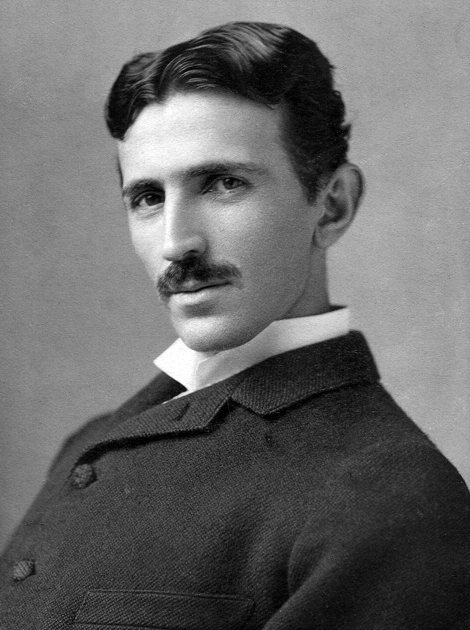
#> input picture tesla/src/tesla.jpg, 940 x 1260 px (shown at 1/2 size)
$ python matrix_tesla.py
#> lines starting #> are read from the running program, lines starting #| are printed output that depends on the picture; after the words box and inside, x2 and y2 are one past the last pixel; in counts of white or black regions, pixels touching at a corner belong together
### tesla/formas.py
"""Mapas de densidad: retrato de Tesla y bombilla. Lienzo de diseño 1080x1920."""
import numpy as np
from PIL import Image, ImageDraw, ImageFilter
W, H = 1080, 1920

def tesla(scale=0.5):
    im = Image.open("src/tesla.jpg").convert("L")                # 940x1260
    poly = [(215,230),(240,110),(330,60),(460,40),(580,60),(670,130),(700,240),(725,340),(715,450),(670,510),
            (650,600),(700,640),(760,700),(860,820),(940,920),(940,1260),(0,1260),(0,1130),(90,960),(200,840),
            (310,760),(330,700),(340,640),(310,580),(270,470),(240,390),(225,320)]
    mk = Image.new("L", im.size); ImageDraw.Draw(mk).polygon(poly, fill=255); mk = mk.filter(ImageFilter.GaussianBlur(9))
    # ubicar en el lienzo: cara grande, centrada en el tercio superior
    s = 1240/940; nw, nh = int(940*s), int(1260*s); ox, oy = (W-nw)//2, 180
    def place(img):
        A = np.asarray(img.resize((nw, nh), Image.LANCZOS), float)/255; out = np.zeros((H, W))
        x0, x1 = max(ox, 0), min(ox+nw, W); y0, y1 = max(oy, 0), min(oy+nh, H)
        out[y0:y1, x0:x1] = A[y0-oy:y1-oy, x0-ox:x1-ox]; return out
    I = place(im); M = place(mk)
    gy, gx = np.gradient(np.asarray(Image.fromarray((I*255).astype(np.uint8)).filter(ImageFilter.GaussianBlur(2.2)), float)/255)
    edge = np.clip(np.hypot(gx, gy)*9, 0, 1)
    d = np.clip((I - 0.12)/0.85, 0, 1)**1.9 + 0.22*edge
    yy = np.arange(H)[:, None]
    d *= M*(1 - 0.85*np.clip((yy - 1150)/420, 0, 1))
    small = Image.fromarray((np.clip(d, 0, 1)*255).astype(np.uint8)).resize((int(W*scale), int(H*scale)), Image.BILINEAR)
    return np.asarray(small, float)/255

def bombilla(scale=0.5):
    """Bombilla: vidrio (contorno), filamento en espiral, soportes y rosca. Devuelve densidad y máscara de filamento."""
    S = 4; w, h = W*S//4, H*S//4                                       # se dibuja a 1/1 y luego se reduce
    im = Image.new("L", (W, H)); fm = Image.new("L", (W, H)); d = ImageDraw.Draw(im); df = ImageDraw.Draw(fm)
    cx, cy, R = 540, 820, 300
    # vidrio: círculo + cuello que se estrecha
    t = np.linspace(-np.pi*0.80, np.pi*0.80, 400)
    glass = [(cx + R*np.sin(a), cy - R*np.cos(a)) for a in t]
    nb = [(cx + R*np.sin(np.pi*0.80), cy - R*np.cos(np.pi*0.80))]
    for k in np.linspace(0, 1, 60):
        y = cy - R*np.cos(np.pi*0.80) + k*190; x = cx + (R*np.sin(np.pi*0.80))*(1-k) + 125*k + 18*np.sin(k*np.pi)
        nb.append((x, y))
    left = [(2*cx - x, y) for x, y in nb[::-1]]
    outline = left + glass[::-1] + nb[1:]
    outline = [(2*cx - x, y) for x, y in outline]
    d.line(outline, fill=255, width=7)
    d.line([(x+(cx-x)*0.03, y+(cy-y)*0.03) for x, y in outline], fill=90, width=4)   # doble borde (grosor del vidrio)
    # reflejo
    for a in np.linspace(-2.3, -1.5, 40):
        d.ellipse((cx+R*0.78*np.cos(a)-5, cy+R*0.78*np.sin(a)-5, cx+R*0.78*np.cos(a)+5, cy+R*0.78*np.sin(a)+5), fill=200)
    # soportes del filamento
    yb = cy + R*0.55 + 120
    for sx in (-38, 38):
        d.line([(cx+sx*0.4, yb), (cx+sx*1.6, cy+10)], fill=170, width=4)
    d.line([(cx, yb), (cx, cy+70)], fill=150, width=5)
    # filamento: espiral
    fx = np.linspace(-60, 60, 900); fy = cy + 10 - 14*np.cos(fx/60*np.pi/2*0)
    pts = [(cx + x + 9*np.cos(x*0.55), fy[i] + 11*np.sin(x*0.55) - 18*(1-(x/60)**2)) for i, x in enumerate(fx)]
    d.line(pts, fill=255, width=5); df.line(pts, fill=255, width=7)
    # rosca
    y0 = cy - R*np.cos(np.pi*0.80) + 190
    for k in range(6):
        yk = y0 + 8 + k*28; wk = 128 - k*3
        d.line([(cx-wk, yk), (cx+wk, yk+14)], fill=230, width=8)
        d.line([(cx-wk, yk+14), (cx+wk, yk+14)], fill=110, width=3)
    d.rectangle((cx-118, y0, cx+118, y0+175), outline=160, width=4)
    d.ellipse((cx-42, y0+175, cx+42, y0+215), fill=200)
    im = im.filter(ImageFilter.GaussianBlur(2.5)); fm = fm.filter(ImageFilter.GaussianBlur(3))
    # relleno muy tenue del interior del vidrio (para que se lea el volumen)
    inn = Image.new("L", (W, H)); ImageDraw.Draw(inn).ellipse((cx-R+20, cy-R+20, cx+R-20, cy+R-20), fill=28)
    inn = inn.filter(ImageFilter.GaussianBlur(40))
    a = np.maximum(np.asarray(im, float), np.asarray(inn, float))/255
    sz = (int(W*scale), int(H*scale))
    return (np.asarray(Image.fromarray((a*255).astype(np.uint8)).resize(sz, Image.BILINEAR), float)/255,
            np.asarray(fm.resize(sz, Image.BILINEAR), float)/255, (cx, cy, R))

### tesla/stipple.py
"""Stippling de Voronoi ponderado (Secord 2002): reparte N puntos según una imagen de densidad."""
import numpy as np
from scipy.spatial import cKDTree

def sample(dens, n, rng):
    p = dens.ravel()/dens.sum(); idx = rng.choice(dens.size, n, p=p)
    y, x = np.divmod(idx, dens.shape[1]); return np.c_[x + rng.uniform(size=n), y + rng.uniform(size=n)]

def voronoi(dens, n, iters=30, seed=0):
    rng = np.random.default_rng(seed); h, w = dens.shape
    pts = sample(dens, n, rng)
    yy, xx = np.mgrid[0:h, 0:w]; m = dens.ravel() > 1e-4
    px = np.c_[xx.ravel()[m]+0.5, yy.ravel()[m]+0.5]; wt = dens.ravel()[m]
    for _ in range(iters):
        _, lab = cKDTree(pts).query(px, workers=-1)
        sw = np.bincount(lab, wt, n); sx = np.bincount(lab, wt*px[:, 0], n); sy = np.bincount(lab, wt*px[:, 1], n)
        ok = sw > 0; pts[ok] = np.c_[sx[ok]/sw[ok], sy[ok]/sw[ok]]
        pts[~ok] = sample(dens, (~ok).sum(), rng)                 # reubicar puntos sin celda
    return pts, sw

def hilbert_order(pts, order=10):
    """Índice de la curva de Hilbert: puntos cercanos en la curva = cercanos en el plano."""
    mn, mx = pts.min(0), pts.max(0); n = 2**order
    q = ((pts - mn)/(mx - mn).max()*(n-1)).astype(np.int64); x, y = q[:, 0].copy(), q[:, 1].copy(); d = np.zeros(len(pts), np.int64)
    s = n//2
    while s > 0:
        rx = (x & s) > 0; ry = (y & s) > 0
        d += s*s*((3*rx) ^ ry)
        sw = ~ry; fl = sw & rx
        x[fl] = s-1-x[fl]; y[fl] = s-1-y[fl]
        x[sw], y[sw] = y[sw].copy(), x[sw].copy()
        s //= 2
    return np.argsort(d)

### tesla/tesla.py
"""Puntillismo B/N: rostro de Tesla -> bombilla que se enciende sin cables. 1080x1920."""
import os, sys, subprocess, numpy as np
import formas, stipple

W, H, FPS, DUR = 1080, 1920, 24, 23
N = 40000
rng = np.random.default_rng(3)
ss = lambda a, b, x: (lambda t: t*t*(3-2*t))(np.clip((x-a)/(b-a), 0, 1))

# ---------- puntos (con caché) ----------
if os.path.exists("cache.npz"):
    c = np.load("cache.npz"); PT, PB, FW = c["pt"], c["pb"], c["fw"]
else:
    dt = formas.tesla(scale=0.75); PT, _ = stipple.voronoi(dt, N, 30, 1); PT /= 0.75
#> in tesla, im is the input picture: PIL image 940x1260 L; min 0, max 255, mean 104.4
#> in tesla, `mk = Image.new('L', im.size)`: mk: PIL image 940x1260 L; every value is 0
#> in tesla, `ImageDraw.Draw(mk).polygon(poly, fill=255)`:
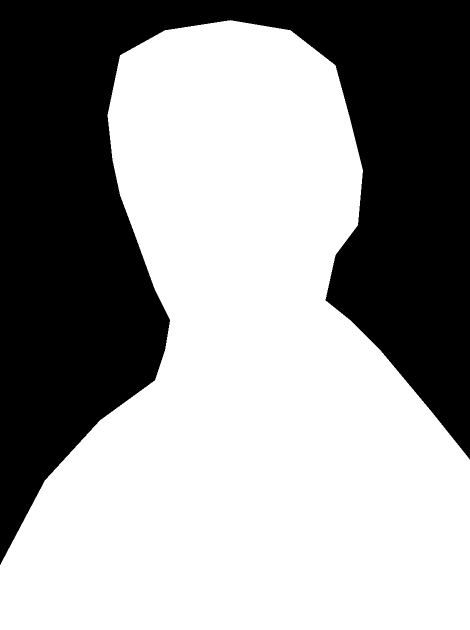
#> mk: PIL image 940x1260 L (shown at 1/2 size); 60.5% white; 1 black region, box (x1, y1, x2, y2) and area: (0, 0, 940, 1130) 467645
#> in tesla, `small = Image.fromarray((np.clip(d, 0, 1)*255).astype(np.uint8)).resiz..`:
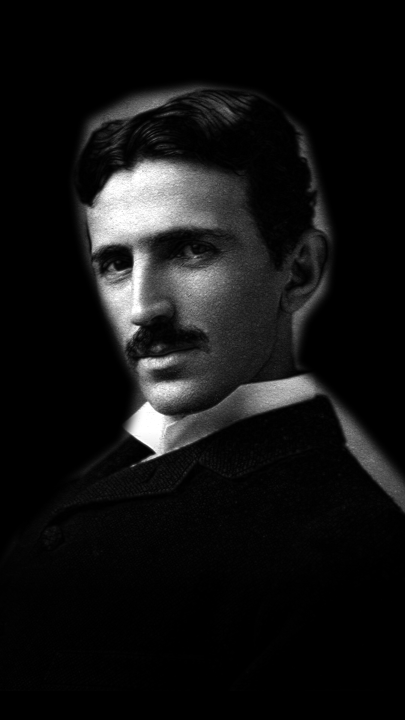
#> small: PIL image 810x1440 L (shown at 1/2 size); min 0, max 255, mean 18.4
#> after `PT, _ = stipple.voronoi(dt, N, 30, 1)`: PT = 40000 pairs, first value 5.27 to 809.2, second value 161.1 to 1379.3
#> after `PT /= 0.75`: PT = 40000 pairs, first value 7.03 to 1078.9, second value 214.8 to 1839.1
    db, fm, _ = formas.bombilla(scale=0.75); PB, _ = stipple.voronoi(db, N, 30, 2)
#> in bombilla, `im = Image.new('L', (W, H))`: im: PIL image 1080x1920 L; every value is 0
#> in bombilla, `fx = np.linspace(-60, 60, 900)`: fx = 900 values from -60 to 60
#> in bombilla, `fy = cy + 10 - 14 * np.cos(fx / 60 * np.pi / 2 * 0)`: fy = 900 values from 816 to 816
#> in bombilla, `pts = [(cx + x + 9*np.cos(x*0.55), fy[i] + 11*np.sin(x*0.55) - 18*(1-(..`: pts = 900 pairs, first value 479.4 to 606.3, second value 787 to 827
#> in bombilla, `y0 = cy - R*np.cos(np.pi*0.80) + 190`: y0 = 1252.7
#> the loop in bombilla, `for k in range(6):` made 6 passes
#> yk on passes 1 to 6: 1260.7, 1288.7, 1316.7, 1344.7, 1372.7, 1400.7
#> in bombilla, `ImageDraw.Draw(inn).ellipse((cx - R + 20, cy - R + 20, cx + R - 20, cy`: inn: PIL image 1080x1920 L; values 0 (black) and 28 (white), 11.9% white; 1 white region, box (x1, y1, x2, y2) and area: (260, 540, 821, 1101) 247089
#> in bombilla, `a = np.maximum(np.asarray(im, float), np.asarray(inn, float))/255`:
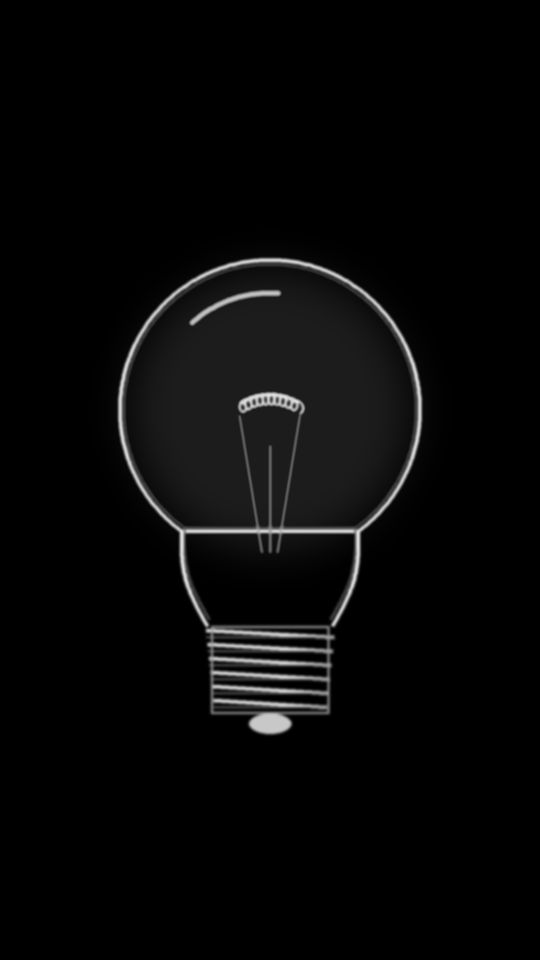
#> a: shape (1920, 1080) float64 (shown at 1/2 size); min 0, max 0.89, mean 0.0298
#> call 2 of voronoi, with n = 40000, iters = 30, seed = 2
#> in voronoi (call 2), `pts = sample(dens, n, rng)`: pts = 40000 pairs, first value 134.5 to 675.4, second value 352.3 to 1103.7
#> in voronoi (call 2), `yy, xx = np.mgrid[0:h, 0:w]`:
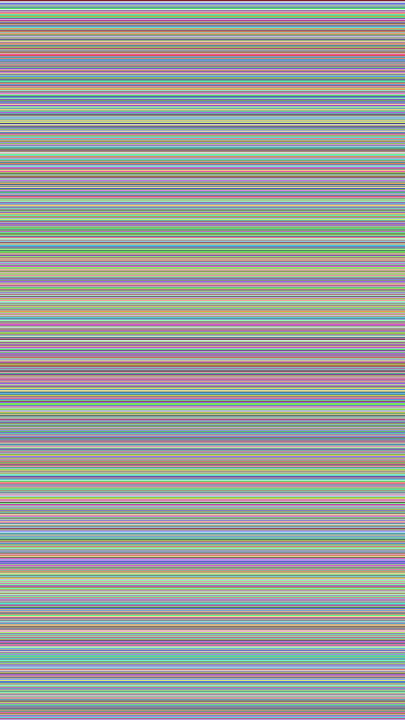
#> yy: shape (1440, 810) int64 (shown at 1/2 size); 1440 distinct labels, from 0 to 1439; one colour per label, 0 black
#> in voronoi (call 2), `yy, xx = np.mgrid[0:h, 0:w]`:
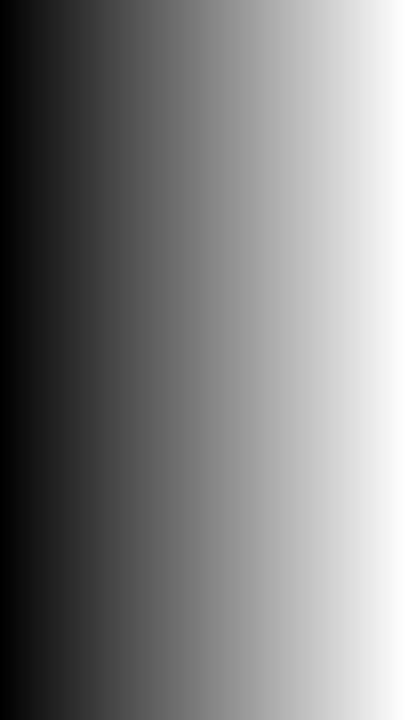
#> xx: shape (1440, 810) int64 (shown at 1/2 size); min 0, max 809, mean 404.5; drawn with min black and max white
#> in voronoi (call 2), `px = np.c_[xx.ravel()[m] + 0.5, yy.ravel()[m] + 0.5]`: px = 258724 pairs, first value 134.5 to 676.5, second value 346.5 to 1105.5
#> the loop in voronoi (call 2), `for _ in range(iters):` made 30 passes
#> (idx in sample, y in sample, x in sample) on passes 5 to 6: ([810495, 567576, 773148, 645870, 645177], [1000, 700, 954, 797, 796], [495, 576, 408, 300, 417]), ([374406, 592628], [462, 731], [186, 518])
#> (y in sample, x in sample) on pass 4: ([798, 705, 1014, 712, 608, 1069, 525, 992, 500, 830], [391, 522, 393, 516, 178, 475, 329, 366, 400, 274])
#> after the loop in voronoi (call 2), `for _ in range(iters):`: pts = 40000 pairs, first value 138.1 to 672.5, second value 350.2 to 1103.9
#> after `PB, _ = stipple.voronoi(db, N, 30, 2)`: PB has the same summary as pts in voronoi
    FW = fm[np.clip(PB[:, 1].astype(int), 0, fm.shape[0]-1), np.clip(PB[:, 0].astype(int), 0, fm.shape[1]-1)]; PB /= 0.75
#> after `PB /= 0.75`: PB = 40000 pairs, first value 184.1 to 896.6, second value 466.9 to 1471.9
    np.savez("cache.npz", pt=PT, pb=PB, fw=FW)
BCX, BCY, BR = 540, 820, 300
# emparejar por curva de Hilbert: vecinos en la cara -> vecinos en la bombilla
oa = stipple.hilbert_order(PT); ob = stipple.hilbert_order(PB)
#> in hilbert_order, `mn, mx = (pts.min(0), pts.max(0))`: mn = [7.03, 214.8]; mx = [1078.9, 1839.1]
#> in hilbert_order, `q = ((pts - mn) / (mx - mn).max() * (n - 1)).astype(np.int64)`: q = 40000 pairs, first value 0 to 675, second value 0 to 1023
#> after the loop in hilbert_order, `while s > 0:`: s = 0
A = PT[oa]; B = PB[ob]; FW = FW[ob]
#> after `A = PT[oa]`: A has the same summary as PT
#> after `B = PB[ob]`: B has the same summary as PB
rank = np.arange(N)/N
START = np.c_[rng.uniform(-100, W+100, N), rng.uniform(-150, H+150, N)]
#> START = 40000 pairs, first value -99.95 to 1180, second value -150 to 2069.9
d_in = rng.uniform(0, 1, N)**1.3*2.2                 # demora de llegada
d_tr = rank*1.4 + rng.uniform(0, 0.25, N)            # onda de transformación por la curva
perp = np.c_[-(B-A)[:, 1], (B-A)[:, 0]]
#> perp = 40000 pairs, first value -817.6 to 1157.1, second value -586.9 to 503.8
OFF = perp*rng.uniform(-0.35, 0.35, N)[:, None] + rng.normal(0, 45, (N, 2))
#> OFF = 40000 pairs, first value -352.5 to 408.4, second value -277.5 to 237.9
big = rng.uniform(size=N) < 0.22
tw = rng.uniform(0, 6.28, N)
# halo y rayos de luz
NHL = 9000; ha = rng.uniform(0, 2*np.pi, NHL); hr = 20 + rng.exponential(170, NHL)
#> after `ha = rng.uniform(0, 2 * np.pi, NHL)`: ha = 9000 values, max 6.28 at index 1286, min 0.00152 at index 7419, mean 3.13
HX = BCX + hr*np.cos(ha); HY = BCY + 10 + hr*np.sin(ha)*0.95; HB = np.exp(-hr/240)
#> after `HX = BCX + hr * np.cos(ha)`: HX = 9000 values, max 1993.6 at index 8518, min -1071.2 at index 1379, mean 539.6
#> after `HY = BCY + 10 + hr * np.sin(ha) * 0.95`: HY = 9000 values, max 2052.8 at index 3871, min -182.7 at index 6436, mean 830.1
#> after `HB = np.exp(-hr / 240)`: HB = 9000 values, max 0.92 at index 8409, min 0.00121 at index 1379, mean 0.54
T_FACE, T_MORPH, T_ARCS, T_ON = 4.5, 9.0, 13.2, 15.0

# [5 lines left out: function splat, not called in this run]
def blur(b):
    o = b.copy(); o[:, 1:-1] = (b[:, :-2] + 2*b[:, 1:-1] + b[:, 2:])/4
    p = o.copy(); p[1:-1] = (o[:-2] + 2*o[1:-1] + o[2:])/4; return p
# [4 lines left out: function glow, not called in this run]
def _blur_small(b):
    o = b.copy(); o[:, 1:-1] = (b[:, :-2] + 2*b[:, 1:-1] + b[:, 2:])/4
    p = o.copy(); p[1:-1] = (o[:-2] + 2*o[1:-1] + o[2:])/4; return p

# [71 lines left out: functions light, bolt, arcs, frame, not called in this run]

def fb(f): return frame(f/FPS).tobytes()
# [8 lines that do not run on import are left out]

### tesla/matrix_tesla.py
"""Tesla -> bombilla en estilo Matrix: la escena de puntos (tesla.py) convertida a 0 y 1 verdes, con lluvia digital."""
import os, sys, subprocess, numpy as np
from PIL import Image, ImageDraw, ImageFont
import tesla as S

CW, CH = 8, 12                                         # celda de cada carácter
COLS, ROWS = S.W // CW, S.H // CH
FONT = os.path.join(os.path.dirname(os.path.abspath(__file__)), "..", "video", "letras", "JetBrainsMono-Bold.ttf")
def glyph(ch):
    im = Image.new("L", (CW, CH)); f = ImageFont.truetype(FONT, 11)
    ImageDraw.Draw(im).text((CW/2, CH/2), ch, font=f, fill=255, anchor="mm"); return np.asarray(im, float)/255
GL = np.stack([glyph("0"), glyph("1")])
rng = np.random.default_rng(5)
c_ph = rng.uniform(0, 100, (ROWS, COLS)); c_rate = rng.uniform(0.5, 2.0, (ROWS, COLS))
#> after `c_ph = rng.uniform(0, 100, (ROWS, COLS))`:
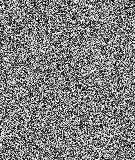
#> c_ph: shape (160, 135) float64; min 0.000136, max 100, mean 49.9; drawn with min black and max white
#> after `c_rate = rng.uniform(0.5, 2.0, (ROWS, COLS))`:
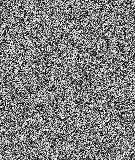
#> c_rate: shape (160, 135) float64; min 0.5, max 2, mean 1.25; drawn with min black and max white
r_on = rng.uniform(size=COLS) < 0.6
r_v = rng.uniform(6, 20, COLS); r_len = rng.uniform(10, 32, COLS); r_ph = rng.uniform(0, 400, COLS)
#> after `r_v = rng.uniform(6, 20, COLS)`: r_v = 135 values, max 19.97 at index 0, min 6.01 at index 25, mean 13.12
#> after `r_len = rng.uniform(10, 32, COLS)`: r_len = 135 values, max 31.84 at index 31, min 10.14 at index 67, mean 21.03
#> after `r_ph = rng.uniform(0, 400, COLS)`: r_ph = 135 values, max 399.6 at index 113, min 0.925 at index 75, mean 203.1
rows_ = np.arange(ROWS)[:, None]
#> rows_ = 160 values from 0 to 159
# verde Matrix: oscuro -> verde intenso -> blanco verdoso en los brillos
v = np.linspace(0, 1, 256)
#> v = 256 values from 0 to 1
LUT = (np.c_[255*v**3.2*0.75, 255*np.minimum(1, v**0.9*1.08), 255*v**2.6*0.45]).astype(np.uint8)
#> LUT = 256 rows, first 8: [0, 0, 0], [0, 1, 0], [0, 3, 0], [0, 5, 0], [0, 6, 0], [0, 8, 0], [0, 9, 0], [0, 10, 0]

def mframe(t):
    g = S.frame(t).astype(float)/255
    blk = g.reshape(ROWS, CH, COLS, CW)
    b = 0.25*blk.max(axis=(1, 3)) + 0.75*np.clip(blk.mean(axis=(1, 3))*2.4, 0, 1.2)
    b = np.clip((b - 0.16)/0.8, 0, 1)**1.5
    cyc = ROWS + r_len + 20; head = (t*r_v + r_ph) % cyc; d = head[None, :] - rows_
    tail = np.where((d >= 0) & (d < r_len[None, :]), np.clip(1 - d/r_len[None, :], 0, 1)**1.6, 0)*r_on[None, :]
    morph = np.exp(-((t - (S.T_MORPH + 1.6))/1.6)**2)                  # más lluvia durante la transformación
    amb = (0.11 + 0.12*morph)*S.ss(0.0, 2.0, t)*(1 - S.ss(S.DUR-1.6, S.DUR-0.1, t))
    rain = tail*amb + np.where((d >= 0) & (d < 1), 1, 0)*r_on[None, :]*amb*2.4
    b = np.maximum(b, rain)
    rate = np.where(rain > b*0.99, 10.0, c_rate)
    ch = (np.floor(t*rate + c_ph).astype(int)*2654435761 + np.arange(ROWS*COLS).reshape(ROWS, COLS)*97) >> 7 & 1
    img = (GL[ch]*b[:, :, None, None]).transpose(0, 2, 1, 3).reshape(S.H, S.W)
    img = img + 0.6*S.blur(S.blur(img))
    return LUT[(np.clip(img, 0, 1)*255).astype(np.uint8)]

def fb(f): return mframe(f/S.FPS).tobytes()
if __name__ == "__main__":
    from multiprocessing import Pool
#> (the run stopped early here; a loop or call above may not have finished)
